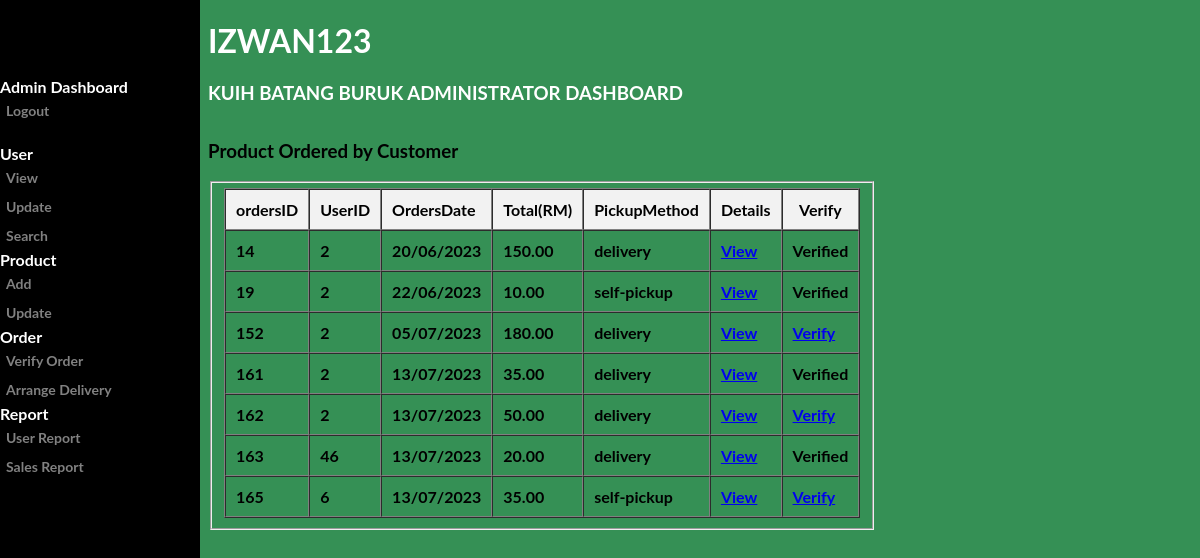
The page /admin/add_order.php (signed in) on the database its author committed.
### tables this page shows
CREATE TABLE `PAYMENT` (
  `PAYMENT_ID` int(10) NOT NULL,
  `TOTAL_PRICE` double(10,2) NOT NULL,
  `PICTURE` varchar(255) NOT NULL,
  `PAYMENT_STATUS` int(1) NOT NULL,
  `USER_ID` int(20) NOT NULL,
  `ORDER_ID` int(8) NOT NULL
);

CREATE TABLE `ORDER_` (
  `ORDER_ID` int(8) NOT NULL,
  `USER_ID` int(20) NOT NULL,
  `ORDER_TYPE` varchar(20) NOT NULL,
  `ORDER_DATE` varchar(10) NOT NULL,
  `ORDER_STATUS` int(1) DEFAULT NULL
);

### admin/add_order.php (the view, shortened to what this page needs)
<!DOCTYPE html>
<?php
include('../include/dbconn.php');
?>
<html>
<head>
</head>
<body>
<div class="sidenav">
<b>
<br><br>
  <br>
  <b> Admin Dashboard</b>
  <a href="../login/logout.php">Logout</a>
  <br>
  <b>User</b>
  <a href="view_user.php">View</a>
  <a href="update_view_user.php">Update</a>
  <a href="search_user.php">Search</a>
  <b>Product</b>
  <a href="add_product.php">Add</a>
  <a href="update_view_product.php">Update</a>
  <b>Order</b>
  <a href="add_order.php">Verify Order</a>
  <a href="delivery.php">Arrange Delivery</a>
  <b>Report</b>
  <a href="user_report.php">User Report</a>
  <a href="sales_report.php">Sales Report</a>
</div>
<div class="main">
  <div class="greatinguser">
	<h1><?php echo $_SESSION['user_username']; ?></h1>
	<h3>Kuih Batang Buruk Administrator Dashboard</h3>
  </div>
</div>
<div class="container">
<h3>Product Ordered by Customer</h3>
  <?php
    $query = "SELECT * FROM order_  INNER JOIN PAYMENT ON ORDER_.ORDER_ID = PAYMENT.ORDER_ID";
    $result = mysqli_query($dbconn, $query) or die("Error: " . mysqli_error($dbconn));
    $numrow = mysqli_num_rows($result);
  ?>
  <fieldset>
    <table width="100%" border="1" align="left" cellpadding="10" cellspacing="0">
      <tr align="left" bgcolor="#f2f2f2">
        <th width="20%">ordersID</th>
        <th width="26%">UserID</th>
        <th width="27%">OrdersDate</th>
        <th width="9%">Total(RM)</th>
        <th width="9%">PickupMethod</th>
        <th width="9%">Details</th>
        <th align="center">Verify</th>
      </tr>
      <tbody>
	        <?php
            	for ($a=0; $a<$numrow; $a++) {
              $row = mysqli_fetch_array($result);
              $uniqueId = "receipt_" . $row['ORDER_ID'];
              ?>
              <tr>
              <td class="lalign"><?php echo ($row['ORDER_ID']); ?></td>
              <td><?php echo ($row['USER_ID']); ?></td>
              <td><?php echo ($row['ORDER_DATE']); ?></td>
              <td><?php echo ($row['TOTAL_PRICE']); ?></td>
              <td><?php echo ($row['ORDER_TYPE']); ?></td>
              <td><a id="<?php echo $uniqueId; ?>" href="<?php echo '../img/receipt/'.$row['PICTURE']; ?>">View</a></td>
              <td>
                <?php
                if ($row['ORDER_STATUS'] === '0') {
                  echo '<a class="one" href="db_verify_order.php?id=' .$row['ORDER_ID'] . '">Verify</a>';
                }
                else{
                  echo'Verified';
                }
                ?>
              </td>
              </tr>
              <?php
              }
          ?>
        </tbody>
      </table>
  </fieldset>
</body>
</html>

### admin/add_order.php (style rules this page uses)
body { font-family: "Lato", sans-serif; color: #ffffff; background-image:url(''); background-repeat: no-repeat; background-attachment: fixed; background-size: cover; background-color: #359055; }
div { max-width: 500px; height: 100px; }
.sidenav { height: 100%; width: 200px; position: fixed; z-index: 1; top: 0; left: 0; background-color: #000000; overflow-x: hidden; padding-top: 20px; }
.sidenav a { padding: 6px 6px 6px 6px; text-decoration: none; font-size: 14px; color: #818181; display: block; }
.greatinguser { text-transform: uppercase; }
.main { margin-left: 200px; }
.container { font-family: "Lato", sans-serif; color: #000000; margin-left: 200px; }

### rows shown on the page
payment: ORDER_ID "14", USER_ID "2", ORDER_ID.ORDER_DATE "20/06/2023", TOTAL_PRICE "150.00", ORDER_ID.ORDER_TYPE "delivery", shows "Verified"
payment: ORDER_ID "19", USER_ID "2", ORDER_ID.ORDER_DATE "22/06/2023", TOTAL_PRICE "10.00", ORDER_ID.ORDER_TYPE "self-pickup", shows "Verified"
payment: ORDER_ID "152", USER_ID "2", ORDER_ID.ORDER_DATE "05/07/2023", TOTAL_PRICE "180.00", ORDER_ID.ORDER_TYPE "delivery"
payment: ORDER_ID "161", USER_ID "2", ORDER_ID.ORDER_DATE "13/07/2023", TOTAL_PRICE "35.00", ORDER_ID.ORDER_TYPE "delivery", shows "Verified"
payment: ORDER_ID "162", USER_ID "2", ORDER_ID.ORDER_DATE "13/07/2023", TOTAL_PRICE "50.00", ORDER_ID.ORDER_TYPE "delivery"
payment: ORDER_ID "163", USER_ID "46", ORDER_ID.ORDER_DATE "13/07/2023", TOTAL_PRICE "20.00", ORDER_ID.ORDER_TYPE "delivery", shows "Verified"
payment: ORDER_ID "165", USER_ID "6", ORDER_ID.ORDER_DATE "13/07/2023", TOTAL_PRICE "35.00", ORDER_ID.ORDER_TYPE "self-pickup"

### other values the page prints
$_SESSION['user_username'] "IZWAN123"
